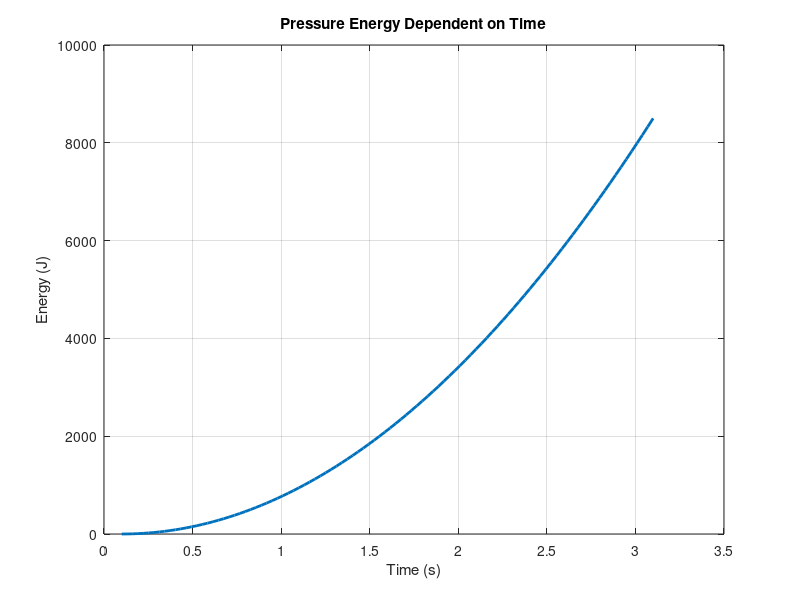

The MATLAB source for this figure:
%% Definicion de Parametros
P_o = 101325; %presion inicial del sistema en Pa
Qf = 2*0.0018877898; %Flujo volumetrico de referencia del compresor en m^3/s
n = 99; %numero de camaras neumaticas
t = linspace(0,3); %Variable temporal
Mu = 18000000000; %Modulo de Corte en Pa

Ang = 0; %Angulo entre dos camaras
 
b = zeros(1,n+1) + 5.75/1000; %5.75 Longitud desde la base hasta el punto critico de la pared lateral
L = zeros(1,n+1) + 11.5/1000; %Altura total de la camara 11.5
d = zeros(1,n+1) + 5/1000; %Grosor de la camara 
e = zeros(1,n+1) + 7/1000; %Ancho de la camara 7
c = zeros(1,n+1) + 0.5/1000; %Distancia entre las camara 
Z = zeros(1,n+1) + 10/1000; %Longitud de las camaras 

V_o = zeros(1,n+1)%Volumen inicial de las camaras 

for i=1:n+1
V_o(i) = L(i)*d(i)*e(i);
end

W = zeros(1,n+1); %Energia por Parte de la Presion
T = zeros(1,n+1); %Componente del Metodo de Cardano
lambda = zeros(1,n+1);  %Deformacion Lateral Unitaria
h = zeros(1,n+1); %Deformacion Radial Lateral

%%Parametros de Resolucion para el  Metodo de Ferrari
A = zeros(1,n+1); 
B = zeros(1,n+1); 
C = zeros(1,n+1); 
D = zeros(1,n+1); 
E = zeros(1,n+1); 
p = zeros(1,n+1); 
q = zeros(1,n+1); 
r = zeros(1,n+1);
p2 = zeros(1,n+1); 
q2 = zeros(1,n+1); 
Q2 = zeros(1,n+1); 
phi2 = zeros(1,n+1); 
beta0 = zeros(1,n+1); 
alpha0 = zeros(1,n+1); 
x = zeros(1,n+1); 
x0 = zeros(1,n+1); 
y = zeros(1,n+1); 

theta = zeros(1,n+1); %Angulo Relativo de Desplazamiento por Camara
Ox = zeros(1,n+1);  %Componente X del Vector de Direccion
Oy = zeros(1,n+1); %Componente Y del Vector de Direccion
thetaT = zeros(1,n+1); %Angulo Global de Desplazamiento por Camara
thetaT(1) = 135; %Angulo Inicial
lambda0 = zeros(1,n+1); %Error Inicial de Lambda por Aproximacion
h0 = zeros(1,n+1); %Error Inicial de h por Aproximacion

%for k= 0:100

%% Computacion de Energia por Presion
for i=1:n+1    
W(i) = ((P_o*(((V_o(i)+(Qf)*t(i))^2)-(V_o(i)^2)))/(2*V_o(i)))/1900;

end

%% Computacion deformacion lateral
for i=1:n+1
T(i) = sqrt(-1-(((-((2*W(i)/Mu) + 3))^3)/27));
lambda0(i)= (-2*nthroot(sqrt(((-1)^2)+(0^2)),3)*cos(180+(atan(0/-1))/3))-1;
lambda(i)= (-2*nthroot(sqrt(((-1)^2)+(T(i)^2)),3)*cos(180+(atan(T(i)/-1))/3))-lambda0(i); 
h0(i) = sqrt(((((2*L(i))/2)^2)/2)-((L(i)/2)^2));
h(i) = sqrt(((((2*lambda(i)*L(i))/2)^2)/2)-((L(i)/2)^2))-h0(i);
end

%% Computacion angulo de desplazamiento
for i=3:n+1
    
A(i) = (((b(i)^2)-4*((h(i))^2))^2)+ (16*(b(i)^2)*(h(i)^2));
B(i) = 32*c(i)*b(i)*(h(i))^2;
C(i) = 16*((c(i)*h(i))^2)-16*(b(i)^2)*(h(i)^2)+8*(h(i)^2)*((b(i)^2)-4*(h(i)^2));
D(i) = -32*c(i)*b(i)*(h(i))^2;
E(i) = 16*(h(i)^4)-16*(c(i)*h(i))^2;

p(i) = ((B(i)^2)/(8*A(i)^2))+(C(i)/A(i))-((B(i)^2)/(2*(A(i)^2)));
q(i) = ((B(i)^3)/(8*(A(i)^3)))-((C(i)*B(i))/(2*(A(i)^2)))+(D(i)/A(i));
r(i) = ((B(i)^4)/(256*A(i)^4))-(B(i)^4/(64*A(i)^4))+((C(i)*B(i)^2)/(16*A(i)^3))-((D(i)*B(i))/(4*A(i)^2))+(E(i)/A(i));

p2(i) = ((-8*p(i)^2/9)-(16*p(i)^2/9)+(16*p(i)^2/3)-2*p(i)^2+8*r(i))/-8;
q2(i) =(((2*p(i)^3)/3)-((8*p(i)*r(i))/3)+q(i)^2-((8*p(i)^3)/9)+((8*p(i)^3)/27))/-8;

Q2(i) =sqrt(-((q2(i)^2)/4)-((p2(i)^3)/27));
phi2(i) =atan(Q2(i)/-(q2(i)/2));

if (q2(i)^2/4)+(p2(i)^3/27) >= 0
    beta0(i) = nthroot(-(q2(i)/2)+sqrt((q2(i)^2/4)+(p2(i)^3/27)),3)+nthroot(-(q2(i)/2)-sqrt((q2(i)^2/4)+(p2(i)^3/27)),3);
else
    beta0(i) = 2*nthroot(sqrt((-q2(i)/2)^2+Q2(i)^2),3)*cos((180+phi2(i))/3);
end

alpha0(i) = beta0(i)-(p(i)/3);
x0(i)= q(i)/4*alpha0(i);

x(i) = (sqrt(abs(2*alpha0(i)))+sqrt(abs(2*alpha0(i)-4*(x0(i)*sqrt(abs(2*alpha0(i)))+(p(i)/2)+alpha0(i)))))/2;

y(i) = x(i) - B(i)/(4*A(i));

theta(i) = (180*asin(y(i)))/pi; 
end

for i=2:n+1
   thetaT(i) = thetaT(i-1) + theta(i); 
   Ox(i) = Ox(i-1) + Z(i-1)*cos((thetaT(i-1) + thetaT(i))*pi/180);
   Oy(i) = Oy(i-1) + Z(i-1)*sin((thetaT(i-1) + thetaT(i))*pi/180);
end

Ang = theta(3)*2;

%hold on;
t=t+0.1;
plot(t,W, 'LineWidth',2);
xlabel('Time (s)');
ylabel('Energy (J)');
grid on;
title 'Pressure Energy Dependent on Time';
%%axis([0 0.09 -0.07 0.02]);
pause(0.05);


%end